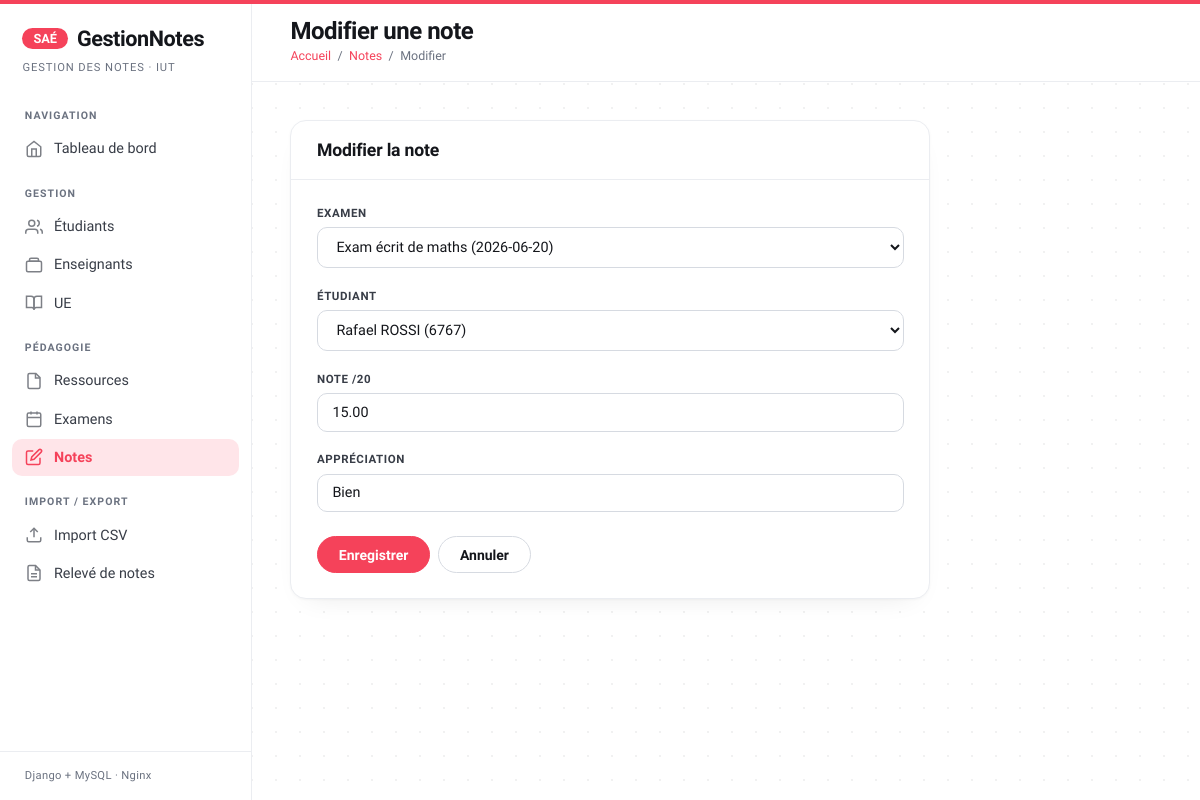
Page /notes/1/modifier/ on the committed database.
### notes_app/models.py (models this page shows, shortened)
class Note(models.Model):
    etudiant = models.ForeignKey(
        Etudiant,
        on_delete=models.CASCADE,
        related_name='notes',
        verbose_name="Étudiant"
    )
    examen = models.ForeignKey(
        Examen,
        on_delete=models.CASCADE,
        related_name='notes',
        verbose_name="Examen"
    )
    note = models.DecimalField(
        max_digits=4,
        decimal_places=2,
        validators=[MinValueValidator(0), MaxValueValidator(20)],
        verbose_name="Note /20"
    )
    appreciation = models.CharField(
        max_length=255,
        blank=True,
        verbose_name="Appréciation"
    )
    class Meta:
        db_table = 'notes'
        verbose_name = "Note"
        verbose_name_plural = "Notes"
        unique_together = [('etudiant', 'examen')]

### notes_app/views.py (the view)
def note_modifier(request, pk):
    note = get_object_or_404(Note, pk=pk)
    if request.method == 'POST':
        form = NoteForm(request.POST, instance=note)
        if form.is_valid():
            form.save()
            messages.success(request, 'Note modifiée.')
            return redirect('note_liste')
        else:
            messages.error(request, 'Erreur dans le formulaire.')
    else:
        form = NoteForm(instance=note)
    return render(request, 'notes_app/note_form.html', {
        'form': form,
        'note': note,
        'titre_page': 'Modifier la note',
        'action': 'Modifier',
    })

### notes_app/forms.py
class NoteForm(forms.ModelForm):
    class Meta:
        model = Note
        fields = ['examen', 'etudiant', 'note', 'appreciation']
    def __init__(self, *args, **kwargs):
        super().__init__(*args, **kwargs)
        for field in self.fields.values():
            widget = field.widget
            css = 'form-select' if hasattr(widget, 'choices') else 'form-control'
            widget.attrs['class'] = css

### notes_app/models.py (called while the page is built)
    def __str__(self):
        return f"{self.prenom} {self.nom} ({self.numero_etudiant})"

    def __str__(self):
        return f"{self.titre} ({self.date})"

### notes_app/templates/notes_app/note_form.html (shortened to what this page needs)
{% extends 'notes_app/base.html' %}
{% block titre_page %}
  {% if form.instance.pk %}Modifier une note{% else %}Ajouter une note{% endif %}
{% endblock %}
{% block breadcrumb %}
  <span>/</span> <a href="{% url 'note_liste' %}">Notes</a>
  <span>/</span> <span>{% if form.instance.pk %}Modifier{% else %}Ajouter{% endif %}</span>
{% endblock %}
{% block content %}
<div class="card" style="max-width:640px">
  <div class="card-header">
    <h2 class="card-title">
      {% if form.instance.pk %}Modifier la note{% else %}Nouvelle note{% endif %}
    </h2>
  </div>
  <div class="card-body">
    <form method="post">
      {% for field in form %}
      <div class="form-group">
        <label for="{{ field.id_for_label }}">{{ field.label }}</label>
        {{ field }}
      </div>
      {% endfor %}
      <div style="display:flex;gap:.5rem;margin-top:1.5rem">
        <button type="submit" class="btn btn-primary">Enregistrer</button>
        <a href="{% url 'note_liste' %}" class="btn btn-outline">Annuler</a>
      </div>
    </form>
  </div>
</div>
{% endblock %}

### notes_app/templates/notes_app/base.html (style rules this page uses)
*, *::before, *::after { box-sizing: border-box; margin: 0; padding: 0; }
:root { --bleu: #f5425a; --bleu-clair:#ff5e72; --bleu-pale: #ffe5e9; --vert: #15a05a; --vert-pale: #e6f6ee; --rouge: #e5484d; --rouge-pale:#fdeaea; --orange: #d9890b; --orange-pale:#fcf0d8; --gris-1: #f6f7f9; --gris-2: #ebedf1; --gris-3: #d6dae1; --gris-5: #6b7280; --gris-7: #383d47; --gris-9: #14161b; --sidebar-w: 252px; --radius: 10px; --radius-lg: 16px; --radius-pill: 999px; --font: 'Hanken Grotesk', system-ui, sans-serif; --font-display: 'Sora', system-ui, sans-serif; --font-mono: 'DM Mono', ui-monospace, monospace; }
body { font-family: var(--font); background-color: #ffffff; background-image: radial-gradient(rgba(17,19,24,.06) 1px, transparent 1px); background-size: 24px 24px; color: var(--gris-9); display: flex; min-height: 100vh; -webkit-font-smoothing: antialiased; }
body::before { content: ''; position: fixed; top: 0; left: 0; right: 0; height: 4px; background: var(--bleu); z-index: 200; }
.topbar-breadcrumb a { color: var(--bleu); text-decoration: none; }
.card { background: #ffffff; border: 1px solid var(--gris-2); border-radius: var(--radius-lg); overflow: hidden; box-shadow: 0 1px 3px rgba(17,19,24,.04), 0 12px 28px -18px rgba(17,19,24,.12); }
.card-header { padding: 1.2rem 1.6rem; border-bottom: 1px solid var(--gris-2); display: flex; align-items: center; justify-content: space-between; gap: 1rem; }
.card-title { font-family: var(--font-display); font-size: 1.1rem; font-weight: 700; letter-spacing: -.01em; color: var(--gris-9); }
.card-body { padding: 1.6rem; }
.btn { display: inline-flex; align-items: center; gap: .45rem; padding: .58rem 1.3rem; border-radius: var(--radius-pill); font-family: var(--font); font-size: .875rem; font-weight: 600; cursor: pointer; text-decoration: none; border: 1px solid transparent; transition: transform .12s, background .15s, border-color .15s, box-shadow .15s, color .15s; }
.btn-primary { background: var(--bleu); color: #fff; border-color: var(--bleu); }
.btn-outline { background: #fff; color: var(--gris-9); border-color: var(--gris-3); }
.form-group { margin-bottom: 1.3rem; }
label { display: block; font-size: .72rem; font-weight: 600; letter-spacing: .05em; text-transform: uppercase; color: var(--gris-7); margin-bottom: .45rem; }
.form-control, .form-select { width: 100%; padding: .62rem .9rem; border: 1px solid var(--gris-3); border-radius: var(--radius); font-family: var(--font); font-size: .9rem; color: var(--gris-9); background: #fff; transition: border-color .15s, box-shadow .15s; }
.content .card, .content .stat-card, .content .alert { animation: riseIn .5s cubic-bezier(.2,.7,.2,1) both; }

### rows in the picture
Note: form "Exam écrit de maths (2026-06-20)" "Rafael ROSSI (6767)" "15.00" "Bien"

### other values in the picture
{{ field.label }} "EXAMEN" "ÉTUDIANT" "NOTE /20" "APPRÉCIATION"
